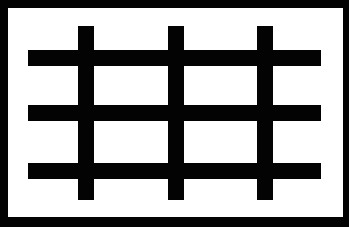
#> input picture mybook/opencv_king_book/ch13/laplacian.jpg, 349 x 227 px
$ python ch13_10.py   (older library calls are emulated)
#> lines starting #> are read from the running program, lines starting #| are printed output that depends on the picture
# ch13_10.py
import cv2

src = cv2.imread("laplacian.jpg")
#> src is the input picture: shape (227, 349, 3); min 0, max 255, mean 161.7
dst_tmp = cv2.Laplacian(src, cv2.CV_32F)    # Laplacian邊緣影像
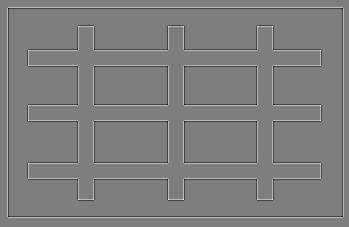
#> dst_tmp: shape (227, 349, 3) float32; min -519, max 526, mean 0; drawn with min black and max white
dst = cv2.convertScaleAbs(dst_tmp)          # 轉換為正值
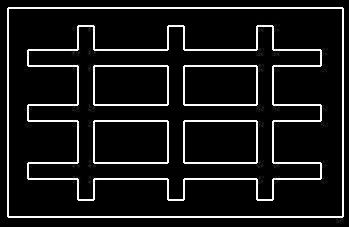
#> dst: shape (227, 349, 3); min 0, max 255, mean 22.6
cv2.imshow("Src", src)
cv2.imshow("Dst", dst)

cv2.waitKey(0)
cv2.destroyAllWindows()
